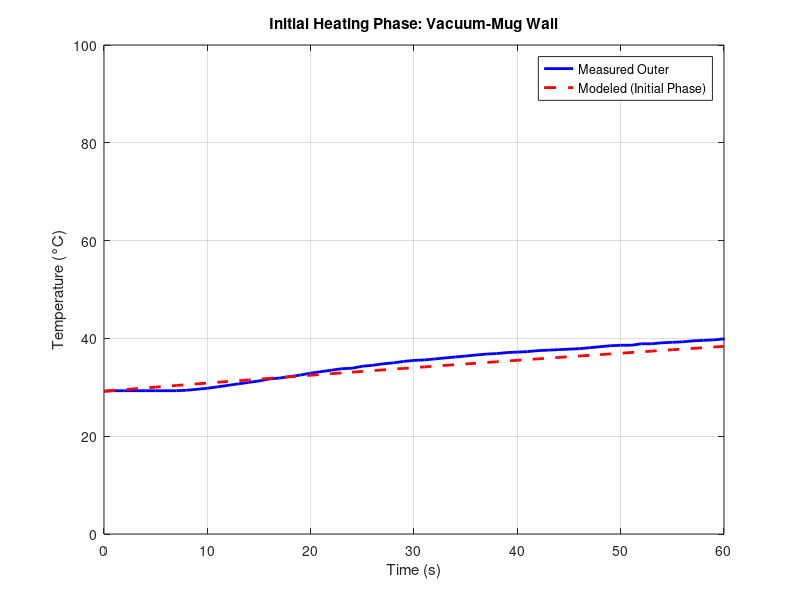

MATLAB code to generate this figure:
% raw data
data =  [28.4 29.2 28.4 29.3 28.4 29.3 28.4 29.3 28.4 29.3 28.4 29.3 28.4 29.3 28.4 29.3 28.4 29.4 28.5 29.6 28.5 29.8 28.6 30.1 33.2 30.4 40.6 30.7 48.3 31 55.7 31.3 62.4 31.7 68.2 31.9 72.9 32.2 77.1 32.5 80.4 32.9 83.3 33.2 85.5 33.5 87.3 33.8 88.5 33.9 89.7 34.3 90.6 34.5 91.4 34.8 91.9 35 92.3 35.3 93.2 35.5 93.2 35.6 93.2 35.8 93.2 36 93.7 36.2 93.7 36.4 93.7 36.6 93.7 36.8 94.2 36.9 93.7 37.1 93.7 37.2 93.7 37.3 93.7 37.5 93.7 37.6 93.7 37.7 93.7 37.8 94.2 37.9 94.2 38.1 93.7 38.3 94.2 38.5 93.7 38.6 93.7 38.6 93.2 38.9 93.7 38.9 93.7 39.1 93.7 39.2 93.7 39.3 93.7 39.5 93.7 39.6 93.2 39.7 93.7 39.9 93.7 40 93.2 40.3 93.2 40.4 93.2 40.5 93.2 40.6 93.2 40.7 93.2 40.7 93.2 40.7 93.2 40.7 93.2 40.8 93.2 40.9 93.2 41 93.2 41.1 93.2 41 93.2 41 93.7 41.1 93.2 41.2 92.8 41.1 92.8 41.4 92.8 41.5 93.2 41.6 92.8 41.6 92.8 41.6 93.2 41.6 92.3 41.6 92.8 41.7 93.2 41.7 92.8 41.7 92.8 41.8 92.8 41.8 92.8 41.7 93.2 41.7 93.2 41.7 92.8 41.8 92.3 41.9 92.8 41.9 92.8 41.9 92.3 42 93.2 42.1 92.8 42.1 92.8 42.1 92.8 42.1 92.8 42.1 93.2 42 92.8 42 92.3 42 92.8 42 92.3 42 92.8 42 92.8 42 92.3 41.9 92.3 41.9 92.3 41.8 92.8 42 91.9 42.1 92.3 42.1 91.9 42.1 92.3 42.1 92.3 42.2 92.3 42.3 92.3 42.3 92.3 42.5 91.9 42.6 92.3 42.8 92.3 42.9 92.8 42.9 92.3 42.9 92.3 42.8 92.3 42.8 92.3 42.8 92.8 42.8 92.3 42.8 92.3 42.7 92.3 42.7 91.9 42.6 91.9 42.3 92.3 42.5 92.3 42.5 91.9 42.5 91.9 42.3 91.9 42.3 91.9 42.3 91.9 42.3 91.9 42.3 91.9 42.3 91.9 42.5 92.3 42.5 91.9 42.5 91.9 42.5 92.3 42.6 91.9 42.7 91.9 42.8 91.9 42.8 91.9 42.8 91.9 42.8 91.9 42.8 91.9 42.8 91.9 42.7 91.9 42.5 91 42.3 91.9 42.3 91.9 42.3 91.4 42.2 91.9 42.2 91.4 42.3 91.4 42.5 91.9 42.6 91.4 42.7 91 42.7 91 42.7 91 42.7 91.4 42.7 91 42.7 91 42.7 91 42.5 91.4 42.6 91.4 42.7 91.4 42.7 91.4 42.7 91.4 42.8 91.4 42.8 91.4 42.9 91.4 43.1 91.4 43.1 91 43.3 91 43.4 91 43.4 91.4 43.4 91 43.4 91 43.4 91 43.5 91 43.5 91.4 43.4 91 43.4 91.4 43.5 91 43.4 91 43.4 91 43.4 91.4 43.5 90.6 43.5 91.4 43.3 90.6 43.3 91 43.1 90.6 43 91 43.1 90.1 43.1 91 43.1 91 43.1 91 43.1 91 43.1 91 43.1 91 43.1 91 43 90.6 43.1 90.6 43.1 90.6 43 90.6 43 90.6 43 90.6 42.9 91 42.9 90.6 42.9 90.6 42.8 90.6 42.8 90.6 42.8 90.6 42.8 90.6 42.8 90.6 42.8 90.6 42.7 90.6 42.7 90.1 42.6 90.6 42.6 90.6 42.6 90.1 42.5 90.6 42.5 90.6 42.5 90.6 42.7 90.6 42.8 90.6 42.7 90.1 42.7 90.6 42.8 90.1 42.9 90.6 42.9 90.1 42.8 90.1 42.8 90.1 42.8 90.1 42.8 90.6 42.9 90.1 42.8 90.1 42.8 90.1 42.7 90.1 42.7 89.3 42.6 90.6 42.6 90.1 42.5 90.1 42.5 90.1 42.3 90.1 42.2 90.1 42.2 90.1 42.2 90.6 42.2 90.1 42.2 90.6 42.2 89.7 42.1 90.1 41.9 90.1 41.9 90.1 41.8 89.7 41.8 90.1 41.8 90.1 41.9];
inner_temp = data(1:2:end);
outer_temp = data(2:2:end);
% for the mug stainless steel 304
rho = 8000;      % density
cp  = 900;       % specific heat
h   = 100;       % convective coefficient (W/m^2·K)
dt  = 1;         % time step (s)
% Dimensions of the cup
R_top = 0.071; R_bot = 0.054; H = 0.085; t = 0.004;
r_top = R_top - t; r_bot = R_bot - t;
% Frustum slant and inner surface area
s = sqrt((r_top - r_bot)^2 + H^2);
A = pi * (r_top + r_bot) * s;
% Shell volume and mass
V_outer = (pi*H/3)*(R_top^2 + R_top*R_bot + R_bot^2);
V_inner = (pi*H/3)*(r_top^2 + r_top*r_bot + r_bot^2);
V_shell = V_outer - V_inner;
m = rho * V_shell;
% Lumped modelling
Bi = h * t / 15;  % using k ≈ 15 W/m·K
fprintf('Mass = %.3f kg, Area = %.3f m^2, Biot = %.3f\n', m, A, Bi);
% Modelling for heating phase only
diffs = diff(outer_temp);
idx_peak = find(diffs < 0, 1, 'first') + 1;
if isempty(idx_peak)
    idx_peak = length(outer_temp);
end
% Using heting phase
n0 = idx_peak;
t_inner = inner_temp(1:n0);
t_outer = outer_temp(1:n0);

T_inf = mean(t_inner);
T_model = zeros(1, n0);
T_model(1) = t_outer(1);
for i = 2:n0
    dTdt = (h*A)/(m*cp) * (T_inf - T_model(i-1));
    T_model(i) = T_model(i-1) + dTdt * dt;
end
% Plot 
time = (0:n0-1)*dt;
figure;
plot(time, t_outer, 'b-', 'LineWidth', 2); hold on;
plot(time, T_model, 'r--', 'LineWidth', 2);
xlabel('Time (s)');
ylabel('Temperature (°C)');
xlim([0,60]);
ylim([0 100]);
legend('Measured Outer', 'Modeled (Initial Phase)');
title('Initial Heating Phase: Vacuum-Mug Wall');
grid on;